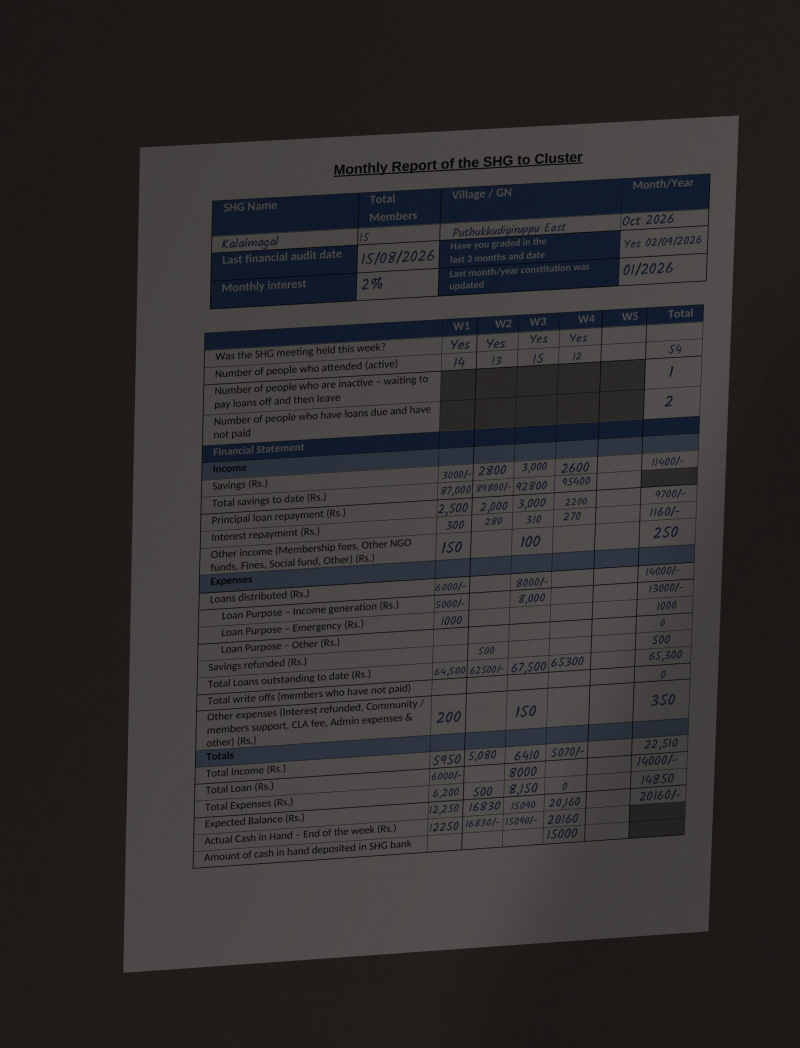
#> input picture samples/synthetic/bad_dark_p1.jpg, 1600 x 2095 px (shown at 1/2 size)
$ python -i grid.py   (imports and definitions only)
#> lines starting #> are read from the running program, lines starting #| are printed output that depends on the picture; after the words box and inside, x2 and y2 are one past the last pixel; in counts of white or black regions, pixels touching at a corner belong together
"""Find the form's tables in a phone photo and cut out each cell.

The paper form is a fixed template, and the Sinhala / Tamil / English versions share
the same grid, so the grid itself (not the printed words) is what we align to:

1. build a mask of ruled lines (adaptive threshold + long horizontal/vertical kernels;
   filled header rows only contribute their edges, so blue/grey shading doesn't matter)
2. the biggest grid-shaped blob is the main weekly table; fit its 4 corners
3. warp the table to a flat rectangle (undoes tilt and perspective)
4. find the row and column lines in the flat table; snap to the template's expected
   layout so a faint or missing line doesn't shift every row after it
5. every cell gets a crop (for the officer) and a box in original-photo coordinates
   (for the audit trail)
"""
from __future__ import annotations

from dataclasses import dataclass, field
from typing import Optional

import cv2
import numpy as np

FLAT_W, FLAT_H = 1400, 2000          # canonical size of a rectified table


@dataclass
class TableGrid:
    quad: np.ndarray                  # 4x2 corners in the original image (tl, tr, br, bl)
    H: np.ndarray                     # homography original -> flat
    flat: np.ndarray                  # rectified table image (BGR)
    rows: list[int]                   # y of each horizontal line in flat image
    cols: list[int]                   # x of each vertical line in flat image
    image_shape: tuple[int, int]
    snapped: int = 0                  # lines placed from the template instead of detected
    notes: list[str] = field(default_factory=list)

    @property
    def shape(self) -> tuple[int, int]:
        return len(self.rows) - 1, len(self.cols) - 1

    def cell_flat(self, r: int, c: int, pad: int = 3) -> tuple[int, int, int, int]:
        return (self.cols[c] + pad, self.rows[r] + pad, self.cols[c + 1] - pad, self.rows[r + 1] - pad)

    # [24 lines left out: functions crop, cell_box_original, ink, not called in this run]


def line_mask(gray: np.ndarray, scale: int = 30) -> tuple[np.ndarray, np.ndarray]:
    th = cv2.adaptiveThreshold(gray, 255, cv2.ADAPTIVE_THRESH_MEAN_C, cv2.THRESH_BINARY_INV, 25, 8)
    th = cv2.dilate(th, np.ones((3, 3), np.uint8))      # thin lines survive a little residual tilt
    h, w = gray.shape
    hk = cv2.getStructuringElement(cv2.MORPH_RECT, (max(10, w // scale), 1))
    vk = cv2.getStructuringElement(cv2.MORPH_RECT, (1, max(10, h // scale)))
    horiz = cv2.dilate(cv2.erode(th, hk), hk)
    vert = cv2.dilate(cv2.erode(th, vk), vk)
    return horiz, vert


# [4 lines left out: function _order, not called in this run]


def skew_angle(gray: np.ndarray, vertical: bool = False) -> float:
    """Dominant angle (degrees) of near-horizontal ruled lines (or, with vertical=True, how
    far near-vertical lines lean from upright: positive = top leans right)."""
    edges = cv2.Canny(gray, 50, 150)
    h, w = gray.shape
    lines = cv2.HoughLinesP(edges, 1, np.pi / 720, threshold=150,
                            minLineLength=(h // 6 if vertical else w // 5), maxLineGap=8)
    if lines is None:
        return 0.0
    angs = []
    for x1, y1, x2, y2 in np.asarray(lines).reshape(-1, 4):   # OpenCV 4 and 5 shapes differ
        if vertical:
            a = np.degrees(np.arctan2(x2 - x1, y2 - y1))
            a = a - 180 if a > 90 else a + 180 if a < -90 else a
            if abs(a) < 20:
                angs.append(-a)
        else:
            a = np.degrees(np.arctan2(y2 - y1, x2 - x1))
            if abs(a) < 35:
                angs.append(a)
    return float(np.median(angs)) if angs else 0.0


def _corners(hull: np.ndarray) -> np.ndarray:
    """Four corners of a (roughly rectangular) outline from its extreme points."""
    pts = hull.reshape(-1, 2).astype(np.float32)
    s, d = pts.sum(1), pts[:, 0] - pts[:, 1]
    return np.float32([pts[s.argmin()], pts[d.argmax()], pts[s.argmax()], pts[d.argmin()]])


def find_tables(img: np.ndarray, min_area_frac: float = 0.01) -> list[np.ndarray]:
    """Candidate table outlines (tl, tr, br, bl in original-image pixels), largest first.

    Dark header bands hide the vertical rules, so one printed table can show up as a stack
    of fragments. Besides each fragment we therefore also offer every vertical run of
    fragments that share left/right edges; the caller scores candidates against the
    template grid and keeps the best, so over-generating here is cheap and safe."""
    gray = cv2.cvtColor(img, cv2.COLOR_BGR2GRAY) if img.ndim == 3 else img
    H, W = gray.shape
    ang = skew_angle(gray)
    R = np.vstack([cv2.getRotationMatrix2D((W / 2, H / 2), ang, 1.0), [0, 0, 1]])
    rot = cv2.warpAffine(gray, R[:2], (W, H), flags=cv2.INTER_LINEAR, borderMode=cv2.BORDER_REPLICATE)
    # perspective leaves the vertical rules leaning after rotation: undo with a shear
    lean = np.tan(np.radians(skew_angle(rot, vertical=True)))
    S = np.float64([[1, lean, -lean * H / 2], [0, 1, 0], [0, 0, 1]])
    A = (S @ R)[:2]
    straight = cv2.warpAffine(gray, A, (W, H), flags=cv2.INTER_LINEAR, borderMode=cv2.BORDER_REPLICATE)
    Rinv = cv2.invertAffineTransform(A)
    horiz, vert = line_mask(straight, scale=45)
    grid = cv2.dilate(cv2.bitwise_or(horiz, vert), np.ones((5, 5), np.uint8))
    # RETR_LIST, not EXTERNAL: the paper's own edge often forms a closed outline with the
    # tables nested inside it
    contours, _ = cv2.findContours(grid, cv2.RETR_LIST, cv2.CHAIN_APPROX_SIMPLE)
    pieces = []
    for c in sorted(contours, key=cv2.contourArea, reverse=True)[:40]:
        if cv2.contourArea(c) < 0.002 * H * W:
            break
        x, y, w, h = cv2.boundingRect(c)
        pieces.append((x, y, w, h, cv2.convexHull(c).reshape(-1, 2)))

    cands: list[np.ndarray] = [p[4] for p in pieces if p[2] * p[3] >= min_area_frac * H * W]
    tol = 0.02 * W
    pieces.sort(key=lambda p: p[1])
    for i, a in enumerate(pieces):
        pts = [a[4]]
        for b in pieces[i + 1:]:
            if abs(b[0] - a[0]) < tol and abs((b[0] + b[2]) - (a[0] + a[2])) < tol:
                pts.append(b[4])
                cands.append(np.vstack(pts))

    out: list[np.ndarray] = []
    for pts in sorted(cands, key=lambda p: cv2.contourArea(cv2.convexHull(p)), reverse=True):
        q = _corners(cv2.convexHull(pts.astype(np.float32)))
        q = cv2.transform(q.reshape(-1, 1, 2), Rinv).reshape(4, 2).astype(np.float32)
        if any(np.abs(q - o).max() < 0.015 * max(H, W) for o in out):
            continue                      # near-duplicate outline
        out.append(q)
    return out[:15]


# [103 lines left out: functions _peaks, _snap, grid_score, quick_lines, rectify_table, _dedupe and 1 more, not called in this run]

>>> import cv2
>>> picture = cv2.imread('../../../samples/synthetic/bad_dark_p1.jpg')
#> picture is the input picture: shape (2095, 1600, 3); mean B, G, R 46.2, 46.7, 49.3
>>> result = find_tables(picture)
#> in skew_angle, `edges = cv2.Canny(gray, 50, 150)`:
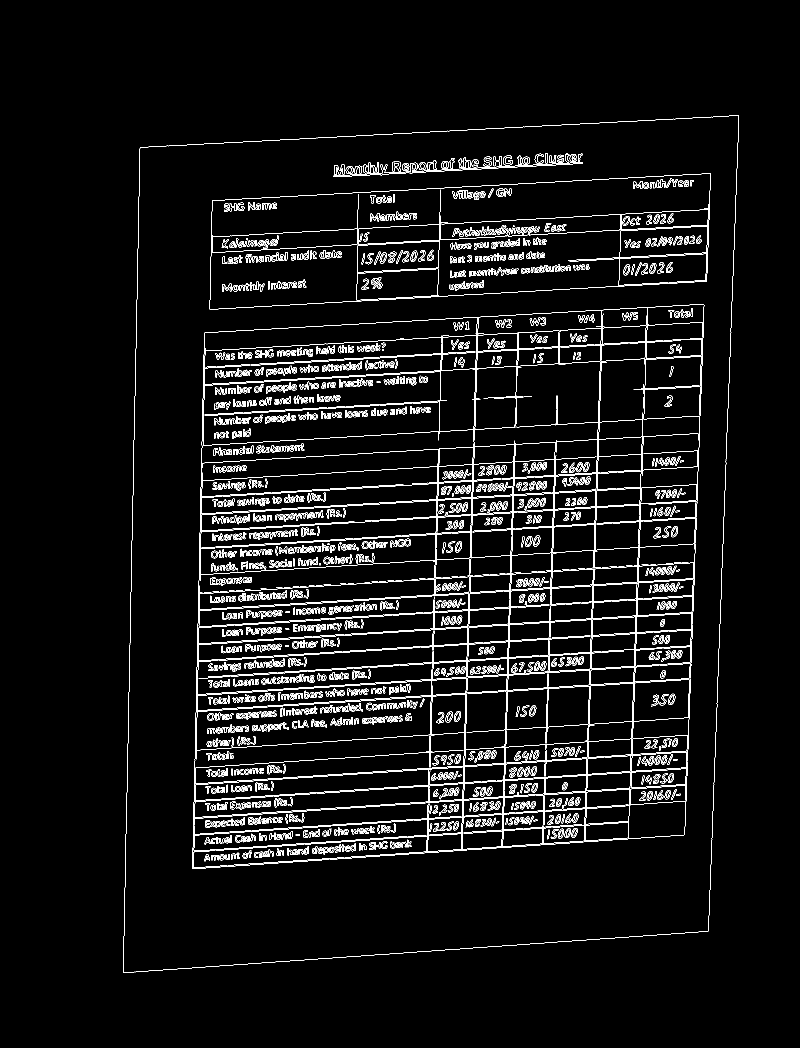
#> edges: shape (2095, 1600) (shown at 1/2 size); 4.5% white in thin lines or dots, all inside (x1, y1, x2, y2) = (246, 231, 1478, 1946)
#> in skew_angle, `lines = cv2.HoughLinesP(edges, 1, np.pi / 720, threshold=150, minLineL..`: lines = 87 rows, first 6: [400, 1029, 1394, 969], [841, 640, 1407, 608], [246, 1945, 873, 1901], [930, 1438, 954, 636], [924, 1700, 952, 774], [401, 995, 1284, 941]
#> the loop in skew_angle, `for x1, y1, x2, y2 in np.asarray(lines).reshape(-1, 4):` made 87 passes
#> (x1, y1, x2, y2, a) on passes 1 to 12: (400, 1029, 1394, 969, -3.45), (841, 640, 1407, 608, -3.24), (246, 1945, 873, 1901, -4.01), (930, 1438, 954, 636, -88.29), (924, 1700, 952, 774, -88.27), (401, 995, 1284, 941, -3.5), (400, 1027, 1280, 974, -3.45), (319, 292, 1234, 244, -3), (393, 1357, 962, 1320, -3.72), (518, 954, 1397, 901, -3.45), (730, 1041, 1394, 1000, -3.53), (824, 967, 1292, 939, -3.42)
#> a on passes 61 to 66: -3.01, -3.37, -3.95, -3.16, -3.63, -3.86
#> after the loop in skew_angle, `for x1, y1, x2, y2 in np.asarray(lines).reshape(-1, 4):`: angs = 77 values, max -2.99 at index 60, min -5.12 at index 70, mean -3.62
#> in find_tables, `ang = skew_angle(gray)`: ang = -3.66
#> in find_tables, `R = np.vstack([cv2.getRotationMatrix2D((W / 2, H / 2), ang, 1.0), [0, ..`: R = [[0.998, -0.0639, 68.56], [0.0639, 0.998, -48.97], [0, 0, 1]]
#> call 2 of skew_angle, with vertical = True
#> in skew_angle (call 2), `edges = cv2.Canny(gray, 50, 150)`:
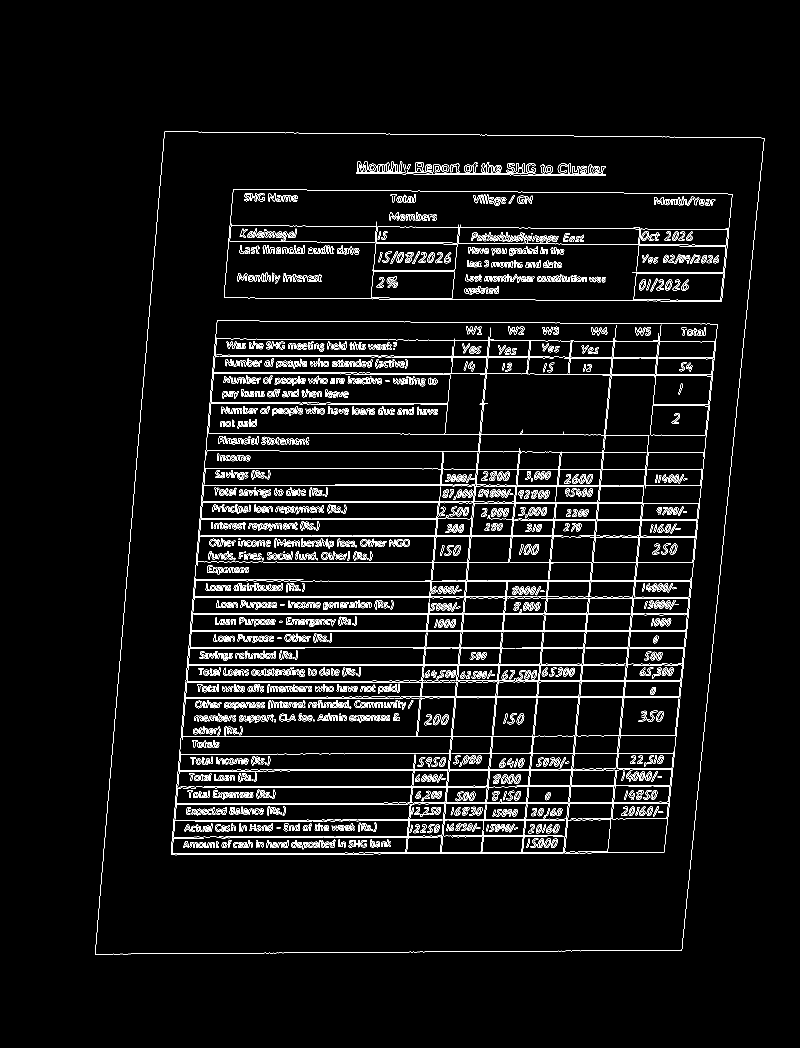
#> edges: shape (2095, 1600) (shown at 1/2 size); 4.5% white in thin lines or dots, all inside (x1, y1, x2, y2) = (190, 263, 1529, 1909)
#> in skew_angle (call 2), `lines = cv2.HoughLinesP(edges, 1, np.pi / 720, threshold=150, minLineL..`: lines = 54 rows, first 6: [380, 1263, 1372, 1263], [383, 1229, 1376, 1229], [383, 1227, 1377, 1227], [374, 1328, 1323, 1328], [380, 1261, 1373, 1261], [533, 1162, 1383, 1162]
#> the loop in skew_angle (call 2), `for x1, y1, x2, y2 in np.asarray(lines).reshape(-1, 4):` made 54 passes
#> (x1, y1, x2, y2, a) on passes 1 to 12: (380, 1263, 1372, 1263, 90), (383, 1229, 1376, 1229, 90), (383, 1227, 1377, 1227, 90), (374, 1328, 1323, 1328, 90), (380, 1261, 1373, 1261, 90), (533, 1162, 1383, 1162, 90), (411, 901, 791, 903, 89.7), (374, 1330, 1254, 1330, 90), (386, 1193, 1194, 1193, 90), (224, 1509, 311, 469, -4.78), (350, 1609, 782, 1608, -89.87), (1412, 1423, 1528, 276, -5.77)
#> after the loop in skew_angle (call 2), `for x1, y1, x2, y2 in np.asarray(lines).reshape(-1, 4):`: angs = [4.78, 5.77, 5.56, 5.59, 4.97, 5.67, 5.71, 5.43, 5.56, 5.74, 5.71, 5.52, 5.24, 5.43, 5.55, 5.49, 5.74, 5.71, 5.53, 4.76, 5.67]
#> in find_tables, `lean = np.tan(np.radians(skew_angle(rot, vertical=True)))`: lean = 0.0974
#> in find_tables, `S = np.float64([[1, lean, -lean * H / 2], [0, 1, 0], [0, 0, 1]])`: S = [[1, 0.0974, -102], [0, 1, 0], [0, 0, 1]]
#> in find_tables, `A = (S @ R)[:2]`: A = [[1, 0.0333, -38.21], [0.0639, 0.998, -48.97]]
#> in find_tables, `straight = cv2.warpAffine(gray, A, (W, H), flags=cv2.INTER_LINEAR, bor..`:
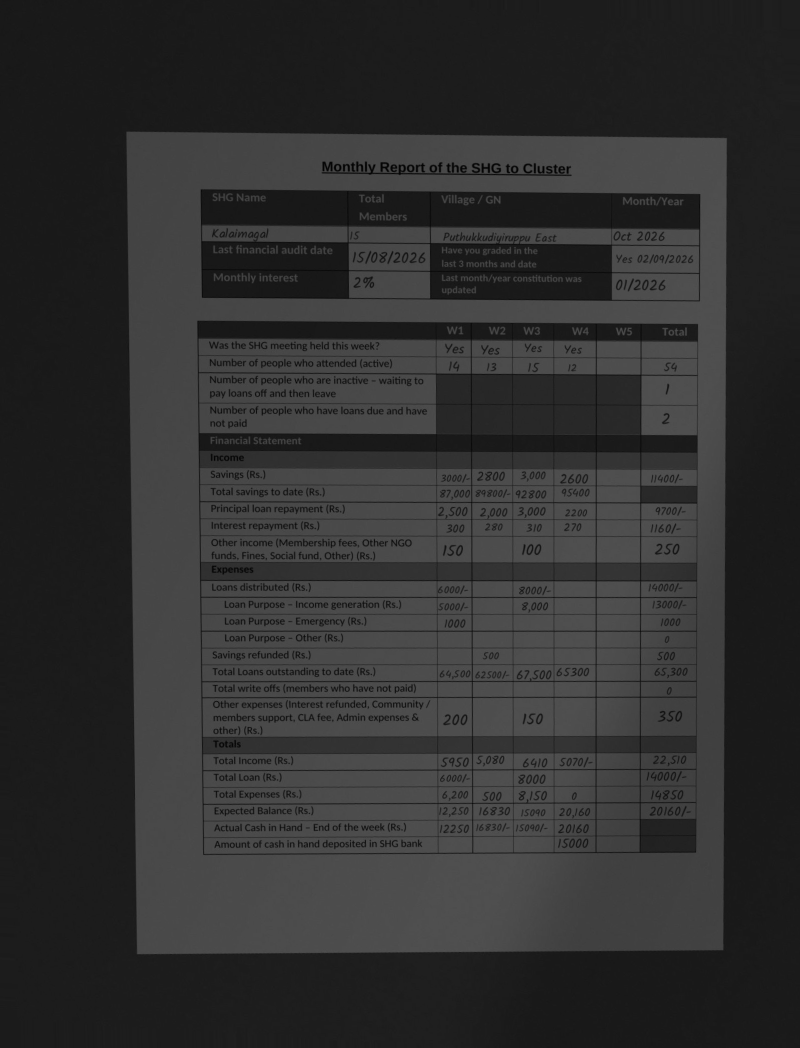
#> straight: shape (2095, 1600) (shown at 1/2 size); min 0, max 87, mean 47.5
#> in find_tables, `Rinv = cv2.invertAffineTransform(A)`: Rinv = [[0.998, -0.0333, 36.5], [-0.0639, 1, 46.74]]
#> in line_mask, `th = cv2.adaptiveThreshold(gray, 255, cv2.ADAPTIVE_THRESH_MEAN_C, cv2...`: th: shape (2095, 1600); 8.6% white; 1707 white regions (561 under 20 px), largest, box (x1, y1, x2, y2) and area: (395, 641, 1397, 1710) 108410, (245, 255, 1463, 1917) 43961, (401, 378, 1401, 603) 41989
#> in line_mask, `th = cv2.dilate(th, np.ones((3, 3), np.uint8))`: th: shape (2095, 1600); 14.4% white; 452 white regions (47 under 20 px), largest, box (x1, y1, x2, y2) and area: (394, 640, 1398, 1711) 193486, (400, 377, 1402, 604) 73048, (244, 254, 1464, 1918) 56170
#> in line_mask, `horiz = cv2.dilate(cv2.erode(th, hk), hk)`: horiz: shape (2095, 1600); 6.8% white; 209 white regions, largest, box (x1, y1, x2, y2) and area: (249, 255, 1459, 276) 11591, (268, 1900, 1453, 1917) 11280, (394, 668, 1397, 683) 10046
#> in line_mask, `vert = cv2.dilate(cv2.erode(th, vk), vk)`:
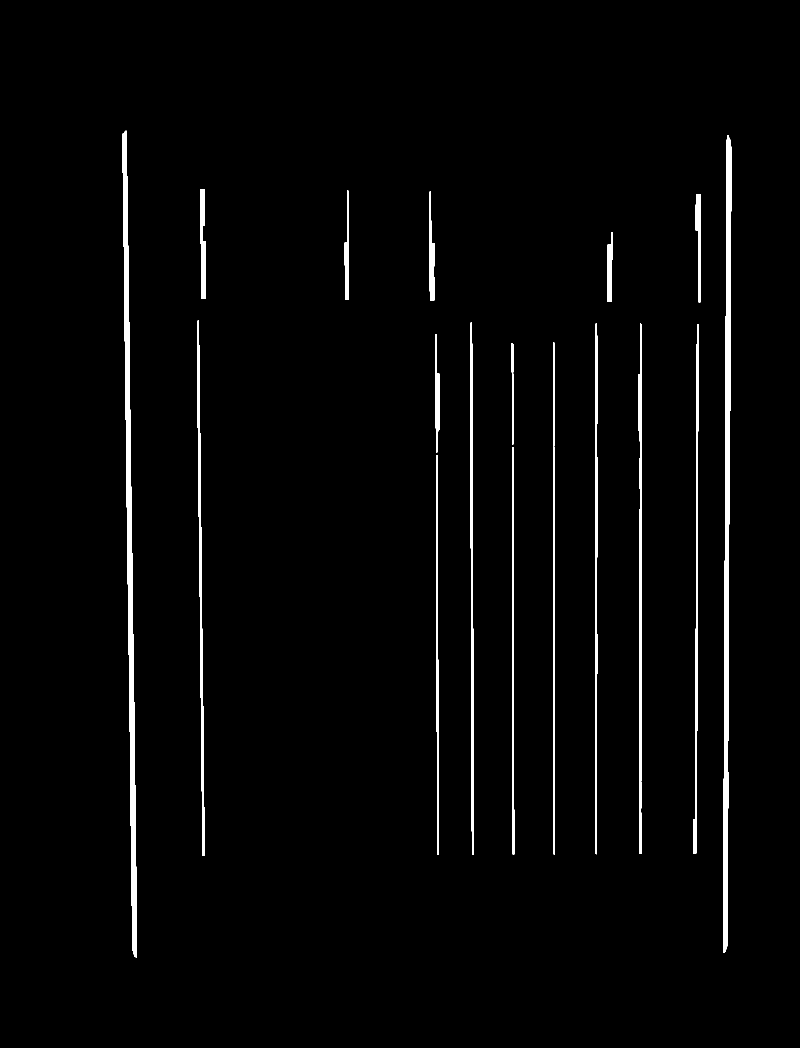
#> vert: shape (2095, 1600) (shown at 1/2 size); 2.2% white; 19 white regions, largest, box (x1, y1, x2, y2) and area: (245, 261, 274, 1916) 15669, (1446, 270, 1463, 1906) 15268, (1276, 647, 1284, 1708) 5022
#> in find_tables, `grid = cv2.dilate(cv2.bitwise_or(horiz, vert), np.ones((5, 5), np.uint..`:
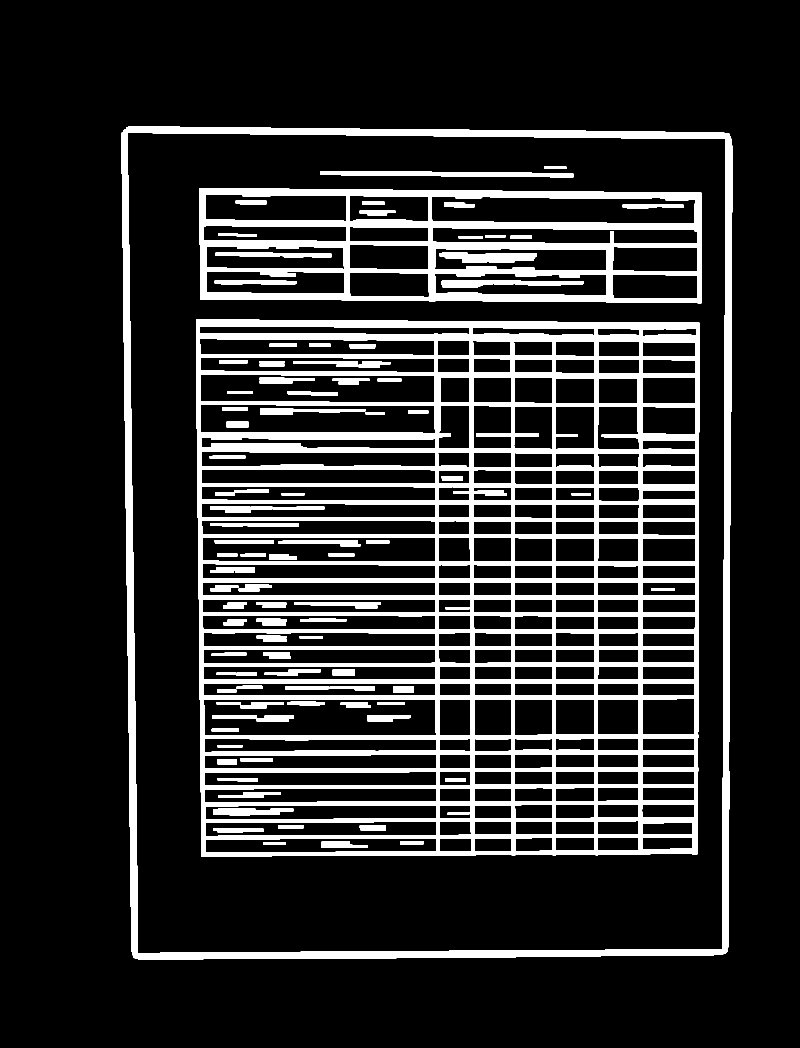
#> grid: shape (2095, 1600) (shown at 1/2 size); 15.5% white; 109 white regions
#> in find_tables, `contours, _ = cv2.findContours(grid, cv2.RETR_LIST, cv2.CHAIN_APPROX_S..`: contours = 311 contours, 2 with area under 20; largest, box (x1, y1, x2, y2) and area: (243, 253, 1465, 1919) 1998910, (254, 264, 1452, 1907) 1927899, (392, 639, 1399, 1714) 1067000, (398, 376, 1404, 607) 221312, (407, 1398, 873, 1472) 33381
#> the loop in find_tables, `for c in sorted(contours, key=cv2.contourArea, reverse=True)[:40]:` made 40 passes
#> (x, y, w, h) on passes 1 to 12: (243, 253, 1222, 1666), (254, 264, 1198, 1643), (392, 639, 1007, 1075), (398, 376, 1006, 231), (407, 1398, 466, 74), (863, 392, 528, 56), (401, 809, 470, 58), (400, 749, 470, 57), (404, 1074, 467, 49), (864, 455, 532, 33), (402, 903, 538, 32), (411, 388, 282, 56)
#> after the loop in find_tables, `for c in sorted(contours, key=cv2.contourArea, reverse=True)[:40]:`: pieces = 40 items
#> in find_tables, `cands: list[np.ndarray] = [p[4] for p in pieces if p[2] * p[3] >= min_..`: cands = 5 items
#> the loop in find_tables, `for i, a in enumerate(pieces):` made 40 passes
#> after the loop in find_tables, `for i, a in enumerate(pieces):`: cands = 315 items
#> the loop in find_tables, `for pts in sorted(cands, key=lambda p: cv2.contourArea(cv2.convexHull(..` made 315 passes
#> q on passes 1 to 3: [[247, 260], [1458, 267], [1454, 1903], [266, 1914]], [[247, 260], [1458, 267], [1454, 1903], [266, 1914]], [[254, 265], [1450, 277], [1445, 1897], [276, 1906]]
#> after the loop in find_tables, `for pts in sorted(cands, key=lambda p: cv2.contourArea(cv2.convexHull(..`: out = 313 items
#> result = 15 items
